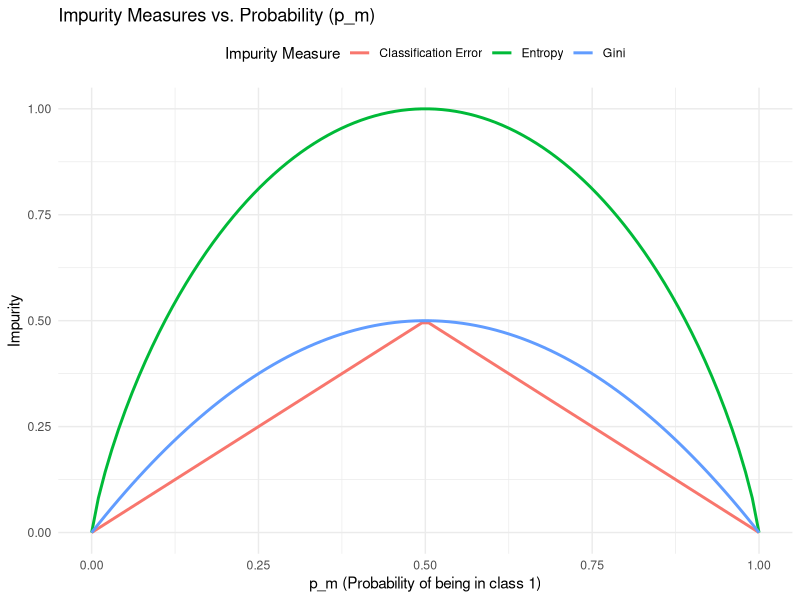

Reproduce this figure in R.
## ---- chunk 1
# Set global configurations and settings here
knitr::opts_chunk$set()                 # set global chunk options
ggplot2::theme_set(ggplot2::theme_bw()) # set ggplot2 theme
## ---- chunk 2
data_dir = 'https://mdporter.github.io/teaching/data/' # data directory
library(tidyverse)    # functions for data manipulation  
library(ranger)       # fast random forest implementation
library(modeldata)    # for the ames housing data
## ---- chunk 3
# Load necessary library
library(ggplot2)

# Define a sequence of p_m values ranging from 0 to 1
p_m <- seq(0, 1, length.out = 100)

# Calculate the Gini index, classification error, and entropy
gini <- 2 * p_m * (1 - p_m)
classification_error <- 1 - pmax(p_m, 1 - p_m)
entropy <- -p_m * log2(p_m) - (1 - p_m) * log2(1 - p_m)

# Handle cases where p_m is 0 or 1 to avoid NaN values in entropy
entropy[is.na(entropy)] <- 0

# Create a data frame for plotting
impurity_data <- data.frame(
  p_m = rep(p_m, 3),
  impurity = c(gini, classification_error, entropy),
  measure = factor(rep(c("Gini", "Classification Error", "Entropy"), each = 100))
)

# Plot using ggplot2
ggplot(impurity_data, aes(x = p_m, y = impurity, color = measure)) +
  geom_line(size = 1) +
  labs(
    title = "Impurity Measures vs. Probability (p_m)",
    x = "p_m (Probability of being in class 1)",
    y = "Impurity",
    color = "Impurity Measure"
  ) +
  theme_minimal() +
  theme(legend.position = "top")

## ---- chunk 4
p_red = c(0.2, 0.25, 0.3, 0.4, 0.4, 0.45, 0.7, 0.85, 0.9, 0.9)
## ---- chunk 5
p_red <- c(0.2, 0.25, 0.3, 0.4, 0.4, 0.45, 0.7, 0.85, 0.9, 0.9)
class_r_g <- c()  # Initialize an empty vector for the classifications

#loop thru p_red and classify as red or green for each prob
for (i in seq_along(p_red)) {
  if (p_red[i] >= 0.5) {
    class_r_g[i] <- "r"  # If probability >= 0.5, red
  } else {
    class_r_g[i] <- "g"  # If probability < 0.5, green
  }
}

#most frequent class (majority vote)
classification_r_g <- names(which.max(table(class_r_g)))

# Output it
if (classification_r_g == "g") {
  print("The classification is green")
} else {
  print("The classification is red")
}

## ---- chunk 6
# Calculate the average probability
avg_pred <- mean(p_red)

# Classify based on the average probability
if (avg_pred >= 0.5) {
  print("The class is red")
} else {
  print("The class is green")
}


## ---- chunk 7
help(ranger) # brings up the R documentation on this
